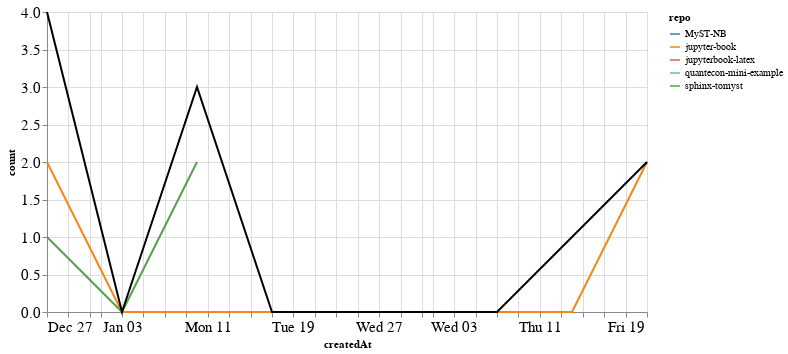

Notebook cell for this chart:
### Markdown cell above
### PRs

### Code cell
prs_time = prs.groupby('repo').resample('W', on='createdAt').count()['author'].reset_index()
prs_time = prs_time.rename(columns={'author': 'count'})
prs_time_total = prs_time.groupby('createdAt').agg({"count": "sum"}).reset_index()

ch1 = alt.Chart(prs_time, width=600).mark_line().encode(
    x='createdAt',
    y='count',
    color='repo',
    tooltip="repo"
)

ch2 = alt.Chart(prs_time_total, width=600).mark_line(color="black").encode(
    x='createdAt',
    y='count',
)

ch1 + ch2

### Figure 1 — Vega-Lite specification as saved in the notebook (floating-point values rounded to 4 significant figures)
{"config": {"axisLeft": {"labelFontSize": 15}, "axisBottom": {"labelFontSize": 15}}, "layer": [{"data": {"name": "data-acab24a47080a552c69d30e450fbe191"}, "mark": "line", "encoding": {"color": {"type": "nominal", "field": "repo"}, "tooltip": {"type": "nominal", "field": "repo"}, "x": {"type": "temporal", "field": "createdAt"}, "y": {"type": "quantitative", "field": "count"}}, "width": 600}, {"data": {"name": "data-175fc46962dfee2bb36e9896f454151b"}, "mark": {"type": "line", "color": "black"}, "encoding": {"x": {"type": "temporal", "field": "createdAt"}, "y": {"type": "quantitative", "field": "count"}}, "width": 600}], "$schema": "https://vega.github.io/schema/vega-lite/v4.8.1.json", "datasets": {"data-acab24a47080a552c69d30e450fbe191": [{"repo": "MyST-NB", "createdAt": "2021-01-10T00:00:00", "count": 1}, {"repo": "jupyter-book", "createdAt": "2020-12-27T00:00:00", "count": 2}, {"repo": "jupyter-book", "createdAt": "2021-01-03T00:00:00", "count": 0}, {"repo": "jupyter-book", "createdAt": "2021-01-10T00:00:00", "count": 0}, {"repo": "jupyter-book", "createdAt": "2021-01-17T00:00:00", "count": 0}, {"repo": "jupyter-book", "createdAt": "2021-01-24T00:00:00", "count": 0}, {"repo": "jupyter-book", "createdAt": "2021-01-31T00:00:00", "count": 0}, {"repo": "jupyter-book", "createdAt": "2021-02-07T00:00:00", "count": 0}, {"repo": "jupyter-book", "createdAt": "2021-02-14T00:00:00", "count": 0}, {"repo": "jupyter-book", "createdAt": "2021-02-21T00:00:00", "count": 2}, {"repo": "jupyterbook-latex", "createdAt": "2020-12-27T00:00:00", "count": 1}, {"repo": "quantecon-mini-example", "createdAt": "2021-02-14T00:00:00", "count": 1}, {"repo": "sphinx-tomyst", "createdAt": "2020-12-27T00:00:00", "count": 1}, {"repo": "sphinx-tomyst", "createdAt": "2021-01-03T00:00:00", "count": 0}, {"repo": "sphinx-tomyst", "createdAt": "2021-01-10T00:00:00", "count": 2}], "data-175fc46962dfee2bb36e9896f454151b": [{"createdAt": "2020-12-27T00:00:00", "count": 4}, {"createdAt": "2021-01-03T00:00:00", "count": 0}, {"createdAt": "2021-01-10T00:00:00", "count": 3}, {"createdAt": "2021-01-17T00:00:00", "count": 0}, {"createdAt": "2021-01-24T00:00:00", "count": 0}, {"createdAt": "2021-01-31T00:00:00", "count": 0}, {"createdAt": "2021-02-07T00:00:00", "count": 0}, {"createdAt": "2021-02-14T00:00:00", "count": 1}, {"createdAt": "2021-02-21T00:00:00", "count": 2}]}}
